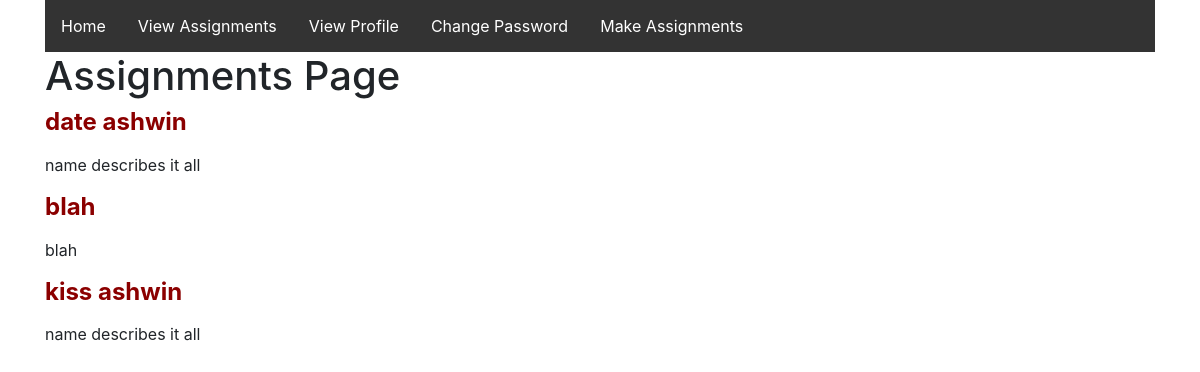
/assignments/viewAssignments/, run on the app's committed database.
### assignments/models.py (models this page shows)
class Assignment(models.Model):
    assignmentName = models.CharField(max_length=100)
    assignmentDescription = models.CharField(max_length=200)

### assignments/views.py (the view)
# urls.py: path('viewAssignments/', views.viewAssignments, name='viewAssignments'),
def viewAssignments(request):
    allAssignments = Assignment.objects.all()
    context = {
        "allAssignments": allAssignments,
    }
    return render(request, 'assignments/assignmentsPage.html', context)

### assignments/templates/assignments/assignmentsPage.html (shortened to what this page needs)
<!DOCTYPE html>
{% load static %}
<html lang="en-US">
  <head>
    <link rel="stylesheet" href="https://maxcdn.bootstrapcdn.com/bootstrap/4.4.1/css/bootstrap.min.css" />
    <link rel="stylesheet" href="{% static 'assignments/navbar.css' %}">
  </head>
  <body>
    <div class="container">
      <ul>
        <li><a href="../">Home</a></li>
        <li><a class="active" href="../viewAssignments">View Assignments</a></li>
        <li><a href="../viewProfile">View Profile</a></li>
        <li><a href="../changePassword1">Change Password</a></li>
        <li><a href="../makeAssignments1">Make Assignments</a></li>
      </ul>
      <h1>Assignments Page</h1>
      {% for assignment in allAssignments %}
        <h4 style="color:darkRed;font-weight:bold"><div>{{assignment.assignmentName}}</div></h4>
        <p><div>{{assignment.assignmentDescription}}</div></p>
      {% endfor %}
    </div>
  </body>
</html>

### assignments/static/assignments/navbar.css (style rules this page uses)
ul { list-style-type: none; margin: 0; padding: 0; overflow: hidden; background-color: #333; }
li { float: left; }
li a { display: block; color: white; text-align: center; padding: 14px 16px; text-decoration: none; }

### data on the page
Assignment: assignmentName "date ashwin", assignmentDescription "name describes it all"
Assignment: assignmentName "blah", assignmentDescription "blah"
Assignment: assignmentName "kiss ashwin", assignmentDescription "name describes it all"
